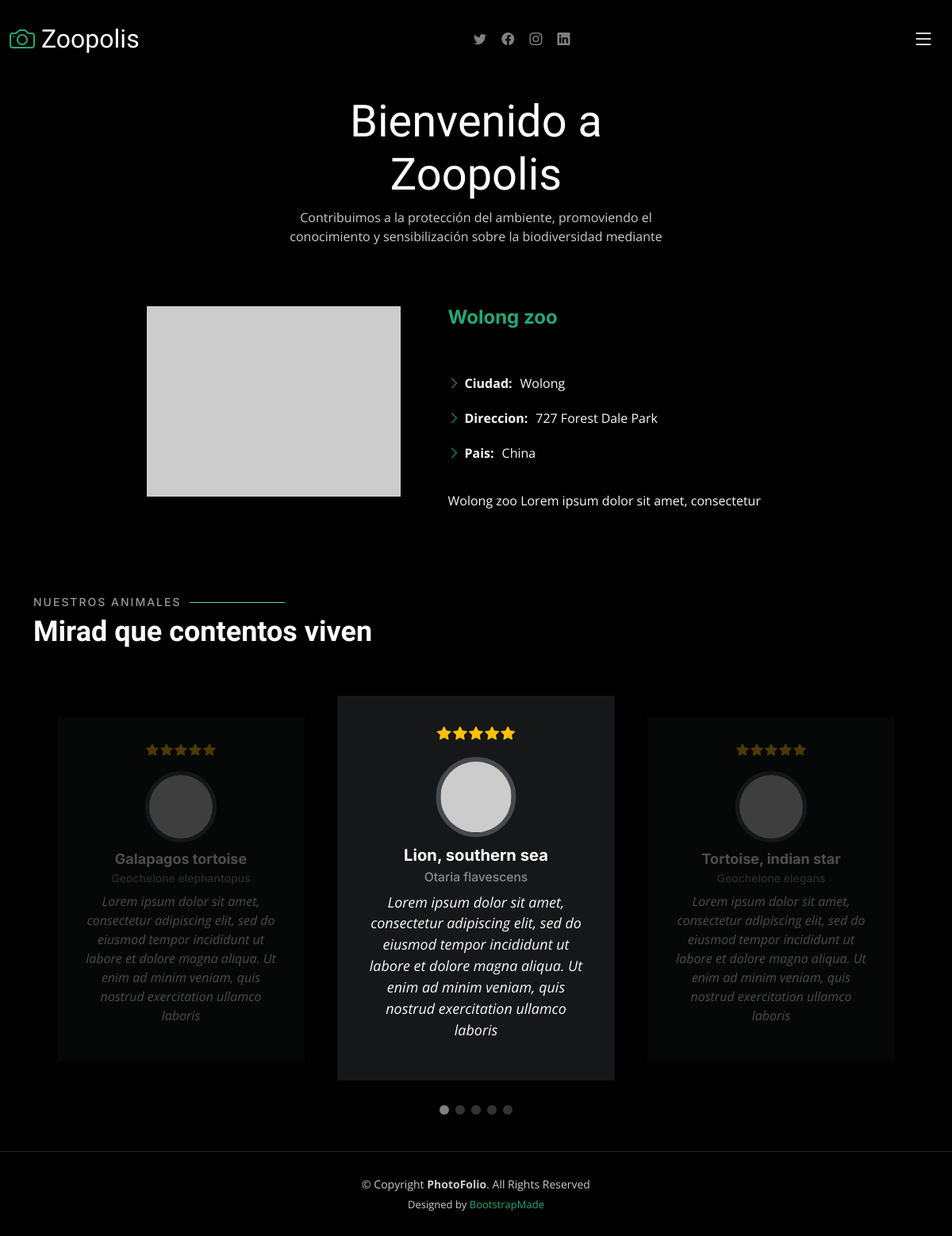
Screenshot of /c_verZoo.php?id=3 with the database file from the repository.
### tables this page shows
CREATE TABLE `zoos` (
  `id` int(11) NOT NULL,
  `ciudad` varchar(50) DEFAULT NULL,
  `nombre` varchar(50) DEFAULT NULL,
  `direccion` varchar(50) DEFAULT NULL,
  `pais` varchar(50) DEFAULT NULL,
  `descripcion` varchar(255) DEFAULT NULL,
  `foto` varchar(255) DEFAULT NULL
);

CREATE TABLE `animals` (
  `id` int(11) NOT NULL,
  `nombre` varchar(50) DEFAULT NULL,
  `foto` varchar(255) DEFAULT NULL,
  `nombre_cientifico` varchar(50) DEFAULT NULL,
  `descripcion` varchar(512) DEFAULT NULL,
  `zoo_id` int(11) DEFAULT NULL
);

### c_verZoo.php (called while the page is built, shortened)
<?php
require 'modelo/ZooModelo.php';
require 'modelo/AnimalModelo.php';
$zoosM = new ZooModelo();
$zoo = $zoosM->selectById($_GET['id']);
$animalesM = new AnimalModelo();
$animalesZoo = $animalesM->selectAnimalsByZoo($_GET['id']);
require 'vista/zoo.php';

### modelo/ZooModelo.php (called while the page is built, shortened)
<?php
class ZooModelo extends Conexion implements Modelos
{
    public function selectById($id)
    {
       $conn = $this->con();
       $stmt = $conn->prepare("SELECT * FROM zoos where id=?");
       $stmt->bind_param("i",$id);
       $stmt->execute();
       $resultado = $stmt->get_result();
       if ($row = $resultado->fetch_assoc()) {
            $zoo = $row;
       }
       return $zoo;
    }
}

### modelo/AnimalModelo.php (called while the page is built, shortened)
<?php
class AnimalModelo extends Conexion implements Modelos
{
    public function selectAnimalsByZoo($idZoo){
       $conn = $this->con();
       $stmt = $conn->prepare("SELECT * FROM animals where zoo_id=?");
       $stmt->bind_param("i",$idZoo);
       $stmt->execute();
       $resultado = $stmt->get_result();
       $animales = [];
       while ($row = $resultado->fetch_assoc()) {
            $animales[] = $row;
       }
       return $animales;
    }
}

### vista/partials/animalGalleryCard.php (the view)
<div class="swiper-slide">
    <div class="testimonial-item">
        <div class="stars">
            <i class="bi bi-star-fill"></i><i class="bi bi-star-fill"></i><i class="bi bi-star-fill"></i><i class="bi bi-star-fill"></i><i class="bi bi-star-fill"></i>
        </div>
        <div class="profile mt-auto">
            <img src="<?php echo $animal['foto'] ?>" class="testimonial-img" alt="">
            <h3><?php echo $animal['nombre'] ?></h3>
            <h4><?php echo $animal['nombre_cientifico'] ?></h4>
        </div>
        <p class="mt-2">
        <?php echo $animal['descripcion'] ?>
        </p>
    </div>
</div>

### vista/zoo.php (shortened to what this page needs)
<!DOCTYPE html>
<html lang="en">
<head>
<link href="vista/assets/vendor/bootstrap/css/bootstrap.min.css"
	rel="stylesheet">
<link href="vista/assets/vendor/bootstrap-icons/bootstrap-icons.css"
	rel="stylesheet">
<link href="vista/assets/vendor/swiper/swiper-bundle.min.css"
	rel="stylesheet">
<link href="vista/assets/vendor/glightbox/css/glightbox.min.css"
	rel="stylesheet">
<link href="vista/assets/vendor/aos/aos.css" rel="stylesheet">
<link href="vista/assets/css/main.css" rel="stylesheet">
</head>
<body>
	<header id="header" class="header d-flex align-items-center fixed-top">
		<div
			class="container-fluid d-flex align-items-center justify-content-between">
			<a href="index.php"
				class="logo d-flex align-items-center  me-auto me-lg-0">
				<i class="bi bi-camera"></i>
				<h1>Zoopolis</h1>
			</a>
			<div class="header-social-links">
				<a href="#" class="twitter"><i class="bi bi-twitter"></i></a> <a
					href="#" class="facebook"><i class="bi bi-facebook"></i></a> <a
					href="#" class="instagram"><i class="bi bi-instagram"></i></a> <a
					href="#" class="linkedin"><i class="bi bi-linkedin"></i></i></a>
			</div>
			<i class="mobile-nav-toggle mobile-nav-show bi bi-list"></i>
		</div>
	</header>
  <main id="main" data-aos="fade" data-aos-delay="1500">
    <div class="page-header d-flex align-items-center">
      <div class="container position-relative">
        <div class="row d-flex justify-content-center">
          <div class="col-lg-6 text-center">
            <h2>Bienvenido a Zoopolis</h2>
            <p>Contribuimos a la protección del ambiente, promoviendo el conocimiento y sensibilización sobre la biodiversidad mediante</p>
          </div>
        </div>
      </div>
    </div>
    <section id="about" class="about">
      <div class="container">
        <div class="row gy-4 justify-content-center">
          <div class="col-lg-4">
            <img src="<?php echo $zoo['foto'] ?>" class="img-fluid" alt="">
          </div>
          <div class="col-lg-5 content">
            <h2><?php echo $zoo['nombre']; ?></h2>
            <p class="fst-italic py-3">
            </p>
            <div class="row">
              <div class="col-lg-12">
                <ul>
                  <li><i class="bi bi-chevron-right"></i> <strong>Ciudad:</strong> <span><?php echo $zoo['ciudad'] ?></span></li>
                  <li><i class="bi bi-chevron-right"></i> <strong>Direccion:</strong> <span><?php echo $zoo['direccion'] ?></span></li>
                  <li><i class="bi bi-chevron-right"></i> <strong>Pais:</strong> <span><?php echo $zoo['pais'] ?></span></li>
                </ul>
              </div>
            </div>
            <p class="py-3">
             <?php echo $zoo['descripcion'] ?>
            </p>
          </div>
        </div>
      </div>
    </section>
    <section id="testimonials" class="testimonials">
      <div class="container">
        <div class="section-header">
          <h2>Nuestros Animales</h2>
          <p>Mirad que contentos viven</p>
        </div>
        <div class="slides-3 swiper">
          <div class="swiper-wrapper">
           <?php
            foreach ($animalesZoo as $animal){
              require 'vista/partials/animalGalleryCard.php';
            }
           ?>
          </div>
          <div class="swiper-pagination"></div>
        </div>
      </div>
    </section>
</main>
	<footer id="footer" class="footer">
		<div class="container">
			<div class="copyright">
				&copy; Copyright <strong><span>PhotoFolio</span></strong>. All
				Rights Reserved
			</div>
			<div class="credits">
				Designed by <a href="https://bootstrapmade.com/">BootstrapMade</a>
			</div>
		</div>
	</footer>
</body>
</html>

### vista/assets/css/main.css (style rules this page uses)
:root { --font-default: "Open Sans", system-ui, -apple-system, "Segoe UI", Roboto, "Helvetica Neue", Arial, "Noto Sans", "Liberation Sans", sans-serif, "Apple Color Emoji", "Segoe UI Emoji", "Segoe UI Symbol", "Noto Color Emoji"; --font-primary: "Inter", sans-serif; --font-secondary: "Cardo", sans-serif; }
:root { --color-default: #fafafa; --color-primary: #27a776; --color-secondary: #161718; }
:root { scroll-behavior: smooth; }
body { font-family: var(--font-default); color: var(--color-default); background-color: #000; }
a { color: var(--color-primary); text-decoration: none; }
h1, h2, h3, h4, h5, h6 { font-family: var(--font-primary); }
.section-header { padding-bottom: 40px; }
.section-header h2 { font-size: 14px; font-weight: 500; padding: 0; line-height: 1px; margin: 0 0 5px 0; letter-spacing: 2px; text-transform: uppercase; color: rgba(255, 255, 255, 0.6); font-family: var(--font-primary); }
.section-header h2::after { content: ""; width: 120px; height: 1px; display: inline-block; background: #5bd9a9; margin: 4px 10px; }
.section-header p { margin: 0; margin: 0; font-size: 36px; font-weight: 700; font-family: var(--font-secondary); color: #fff; }
.page-header { padding: 120px 0 60px 0; min-height: 30vh; position: relative; }
.page-header h2 { font-size: 56px; font-weight: 500; color: #fff; font-family: var(--font-secondary); }
.page-header p { color: rgba(255, 255, 255, 0.8); }
.header { transition: all 0.5s; z-index: 997; padding: 30px 0; background-color: #000; }
.header .logo { transition: 0.3s; }
.header .logo h1 { font-size: 32px; margin: 0; font-weight: 400; color: #fff; font-family: var(--font-secondary); }
.header .logo i { font-size: 32px; margin-right: 8px; line-height: 0; }
.header .header-social-links { padding-right: 15px; }
.header .header-social-links a { color: rgba(255, 255, 255, 0.5); padding-left: 15px; display: inline-block; line-height: 0px; transition: 0.3s; font-size: 16px; }
@media (max-width: 1279px) { .mobile-nav-show { color: #fff; font-size: 28px; cursor: pointer; line-height: 0; transition: 0.5s; z-index: 9999; margin: 0 10px 0 10px; } }
.about .content h2 { font-weight: 700; font-size: 24px; color: var(--color-primary); }
.about .content ul { list-style: none; padding: 0; }
.about .content ul li { margin-bottom: 20px; display: flex; align-items: center; }
.about .content ul strong { margin-right: 10px; }
.about .content ul i { font-size: 16px; margin-right: 5px; color: var(--color-primary); line-height: 0; }
.testimonials { margin-top: 80px; }
.testimonials .testimonial-item { box-sizing: content-box; padding: 30px; margin: 40px 30px; background: var(--color-secondary); min-height: 320px; display: flex; flex-direction: column; text-align: center; transition: 0.3s; }
.testimonials .testimonial-item .stars { margin-bottom: 15px; }
.testimonials .testimonial-item .stars i { color: #ffc107; margin: 0 1px; }
.testimonials .testimonial-item .testimonial-img { width: 90px; border-radius: 50%; border: 5px solid #474a4d; margin: 0 auto; }
.testimonials .testimonial-item h3 { font-size: 18px; font-weight: bold; margin: 10px 0 5px 0; color: #fff; }
.testimonials .testimonial-item h4 { font-size: 14px; color: rgba(255, 255, 255, 0.5); margin: 0; }
.testimonials .testimonial-item p { font-style: italic; margin: 0 auto 15px auto; }
.testimonials .swiper-pagination { margin-top: 20px; position: relative; }
.testimonials .swiper-slide { opacity: 0.3; }
@media (min-width: 1200px) { .testimonials .swiper-slide-next { opacity: 1; transform: scale(1.12); } }
.footer { margin-top: 30px; padding: 30px 0; font-size: 14px; border-top: 1px solid rgba(255, 255, 255, 0.15); }
.footer .copyright { text-align: center; color: rgba(255, 255, 255, 0.8); }
.footer .credits { padding-top: 6px; text-align: center; font-size: 13px; color: rgba(255, 255, 255, 0.8); }
.footer .credits a { color: var(--color-primary); }

### rows the page displays
zoos: nombre "Wolong zoo", ciudad "Wolong", direccion "727 Forest Dale Park", pais "China", descripcion "Wolong zoo Lorem ipsum dolor sit amet, consectetur"
animals: nombre "Galapagos tortoise", nombre_cientifico "Geochelone elephantopus", descripcion "Lorem ipsum dolor sit amet, consectetur adipiscing elit, sed do eiusmod tempor incididunt ut labore et dolore magna aliqua. Ut enim ad minim veniam, quis nostrud exercitation ullamco laboris"
animals: nombre "Lion, southern sea", nombre_cientifico "Otaria flavescens", descripcion "Lorem ipsum dolor sit amet, consectetur adipiscing elit, sed do eiusmod tempor incididunt ut labore et dolore magna aliqua. Ut enim ad minim veniam, quis nostrud exercitation ullamco laboris"
animals: nombre "Tortoise, indian star", nombre_cientifico "Geochelone elegans", descripcion "Lorem ipsum dolor sit amet, consectetur adipiscing elit, sed do eiusmod tempor incididunt ut labore et dolore magna aliqua. Ut enim ad minim veniam, quis nostrud exercitation ullamco laboris"
